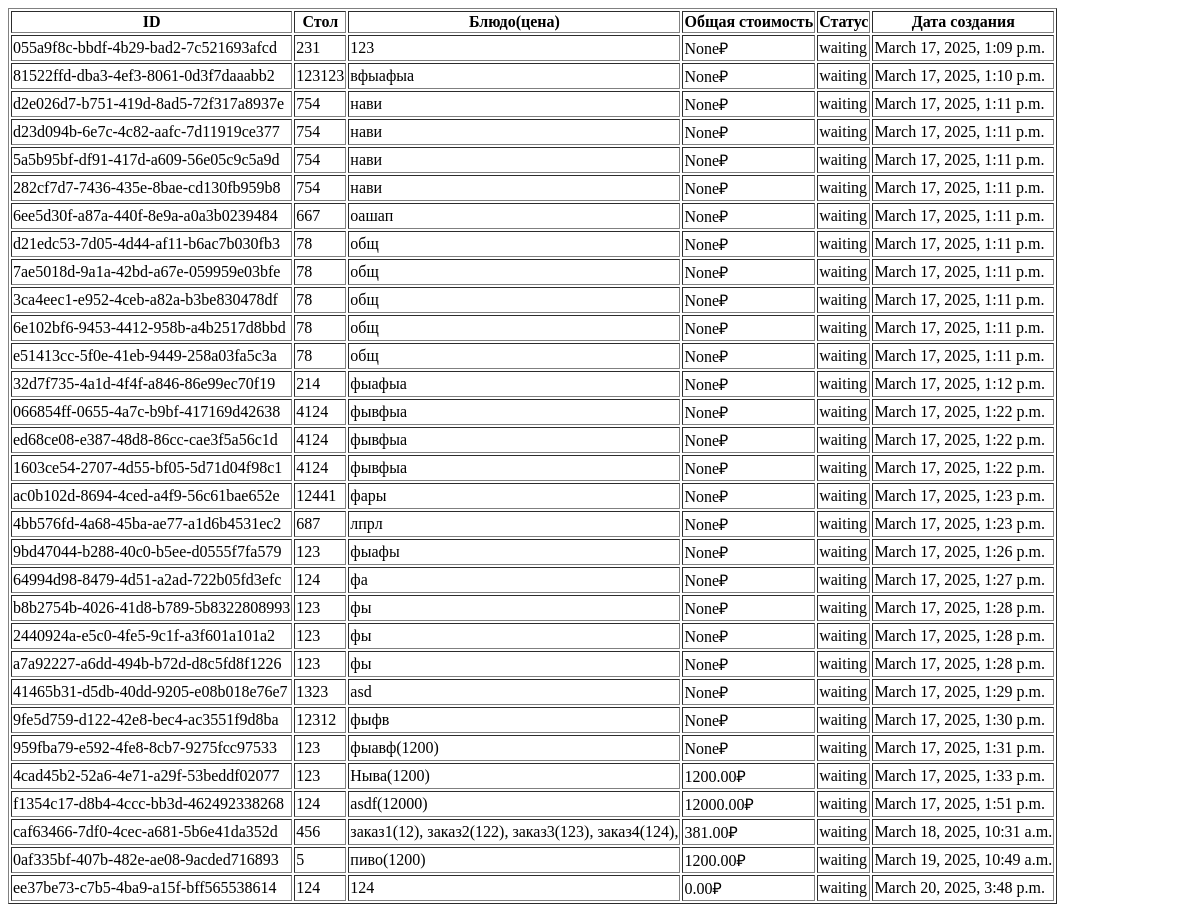
Before: /page2/ with the older database file.
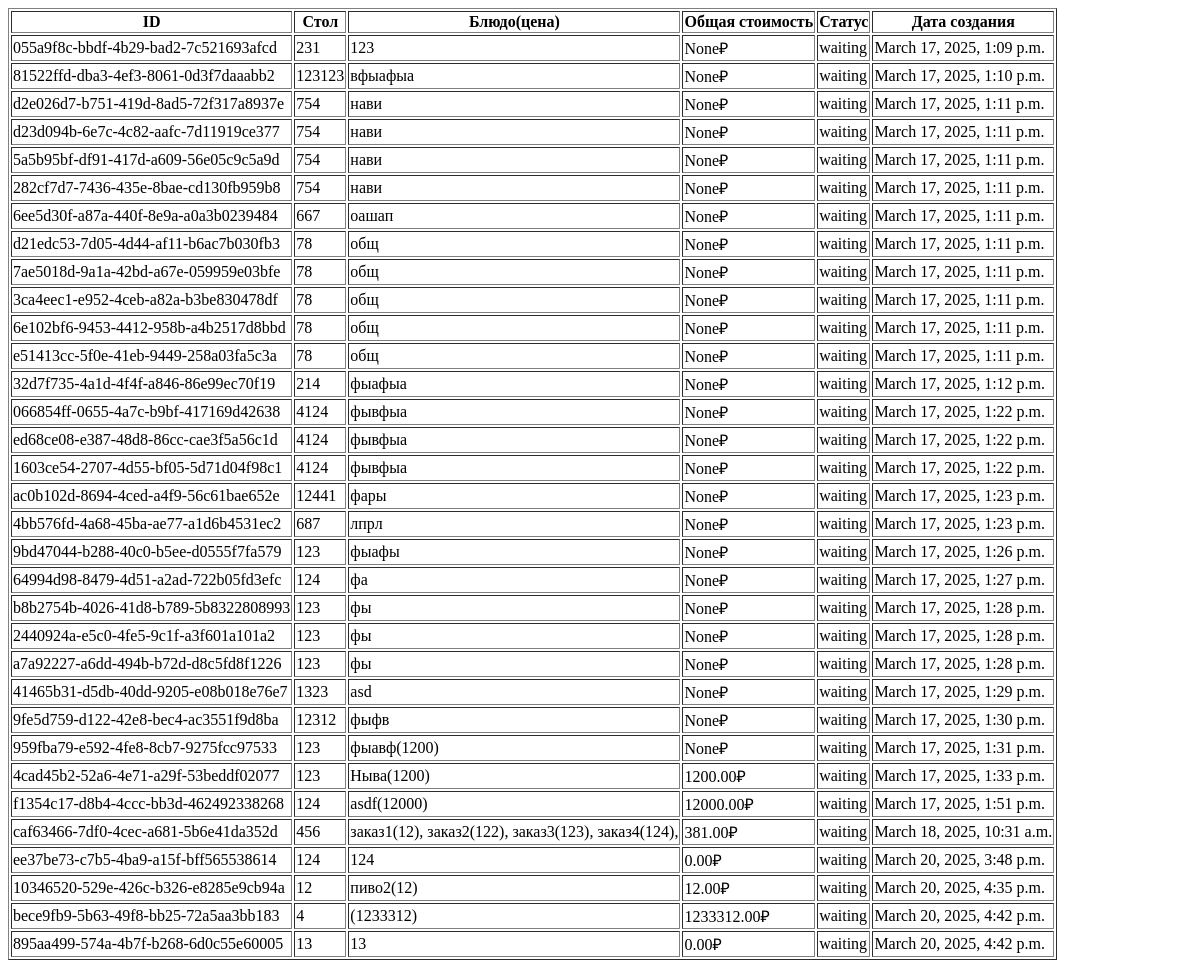
After: the same page with the newer database file.
### myapp/models.py (models this page shows, shortened)
class Order(models.Model):
    id = models.UUIDField(primary_key=True, default=uuid.uuid4, editable=False)
    table_number = models.IntegerField()
    items = models.TextField()
    total_price = models.DecimalField(max_digits=10, decimal_places=2, null=True, blank=True)
    status = models.CharField(max_length=20, default="waiting")
    created_at = models.DateTimeField(auto_now_add=True)

### myapp/views.py (the view)
# urls.py: path('page2/', page2, name='page2'),
def page2(request):
    orders = Order.objects.all()
    return render(request, 'page2.html', {'orders': orders})

### myapp/templates/page2.html (shortened to what this page needs)
<!DOCTYPE html>
<html lang="en">
<head>
</head>
<body>
    <table border="1">
        <thead>
            <tr>
                <th>ID</th>
                <th>Стол</th>
                <th>Блюдо(цена)</th>
                <th>Общая стоимость</th>
                <th>Статус</th>
                <th>Дата создания</th>
            </tr>
        </thead>
        <tbody>
            {% for order in orders %}
                <tr>
                    <td>{{ order.id }}</td>
                    <td>{{ order.table_number }}</td>
                    <td>{{ order.items }}</td>
                    <td>{{ order.total_price }}₽</td>
                    <td>{{ order.status }}</td>
                    <td>{{ order.created_at }}</td>
                </tr>
            {% empty %}
                <tr>
                    <td colspan="6">Нет заказов</td>
                </tr>
            {% endfor %}
        </tbody>
    </table>
    {% load static %}
</body>
</html>

Changed rows visible on the page:
removed Order: id "0af335bf-407b-482e-ae08-9acded716893", table_number "5", items "пиво(1200)", total_price "1200.00", status "waiting", created_at "March 19, 2025, 10:49 a.m."
added Order: id "10346520-529e-426c-b326-e8285e9cb94a", table_number "12", items "пиво2(12)", total_price "12.00", status "waiting", created_at "March 20, 2025, 4:35 p.m."
added Order: id "bece9fb9-5b63-49f8-bb25-72a5aa3bb183", table_number "4", items "(1233312)", total_price "1233312.00", status "waiting", created_at "March 20, 2025, 4:42 p.m."
added Order: id "895aa499-574a-4b7f-b268-6d0c55e60005", table_number "13", items "13", total_price "0.00", status "waiting", created_at "March 20, 2025, 4:42 p.m."
